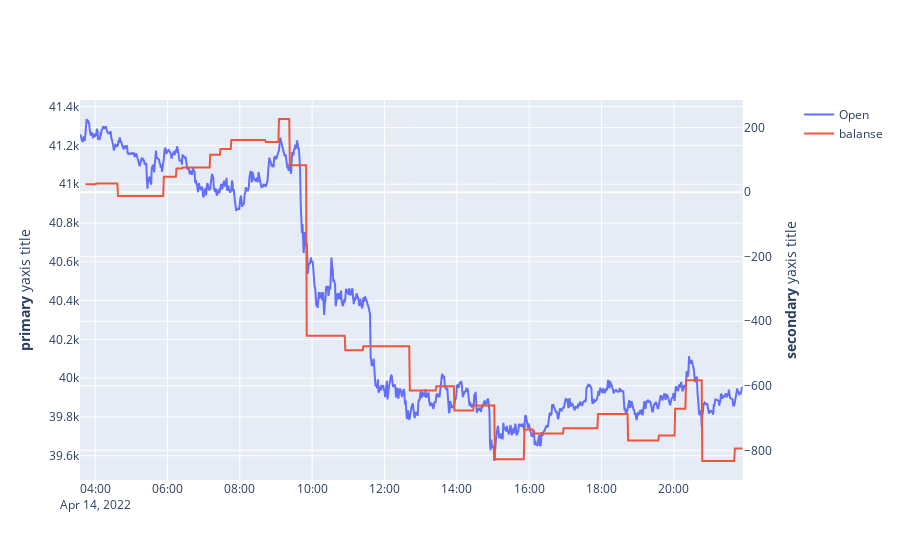

Notebook cell for this chart:
### Code cell
fig1 = make_subplots(specs=[[{"secondary_y": True}]])


fig1.add_trace(go.Scatter(x=BTC_balance['ds'], y=BTC_balance['Open'],
                    mode='lines',
                    name='Open'),
                          secondary_y=False)

fig1.add_trace(go.Scatter(x=BTC_balance['ds'], y=BTC_balance['balanse'],
                    mode='lines',
                    name='balanse'),
                          secondary_y=True)
fig1.update_yaxes(title_text="<b>primary</b> yaxis title", secondary_y=False)
fig1.update_yaxes(title_text="<b>secondary</b> yaxis title", secondary_y=True)
fig1.show()

### Figure 1 — Plotly figure (JSON) as saved in the notebook; plotly's stock layout.template omitted (floating-point values rounded to 4 significant figures; data arrays with more than 128 entries replaced by an {"elided": "..."} marker saying what was removed)
{"data": [{"mode": "lines", "name": "Open", "type": "scatter", "x": {"elided": "1100 str values"}, "xaxis": "x", "y": {"elided": "1100 float values"}, "yaxis": "y"}, {"mode": "lines", "name": "balanse", "type": "scatter", "x": {"elided": "1100 str values"}, "xaxis": "x", "y": {"elided": "1100 float values"}, "yaxis": "y2"}], "layout": {"autosize": true, "xaxis": {"anchor": "y", "autorange": true, "domain": [0, 0.94], "range": ["2022-04-14 03:35", "2022-04-14 21:54"], "type": "date"}, "yaxis": {"anchor": "x", "autorange": true, "domain": [0, 1], "range": [39470.0, 41430.0], "title": {"text": "<b>primary</b> yaxis title"}, "type": "linear"}, "yaxis2": {"anchor": "x", "autorange": true, "overlaying": "y", "range": [-892.0, 285.6], "side": "right", "title": {"text": "<b>secondary</b> yaxis title"}, "type": "linear"}}}
